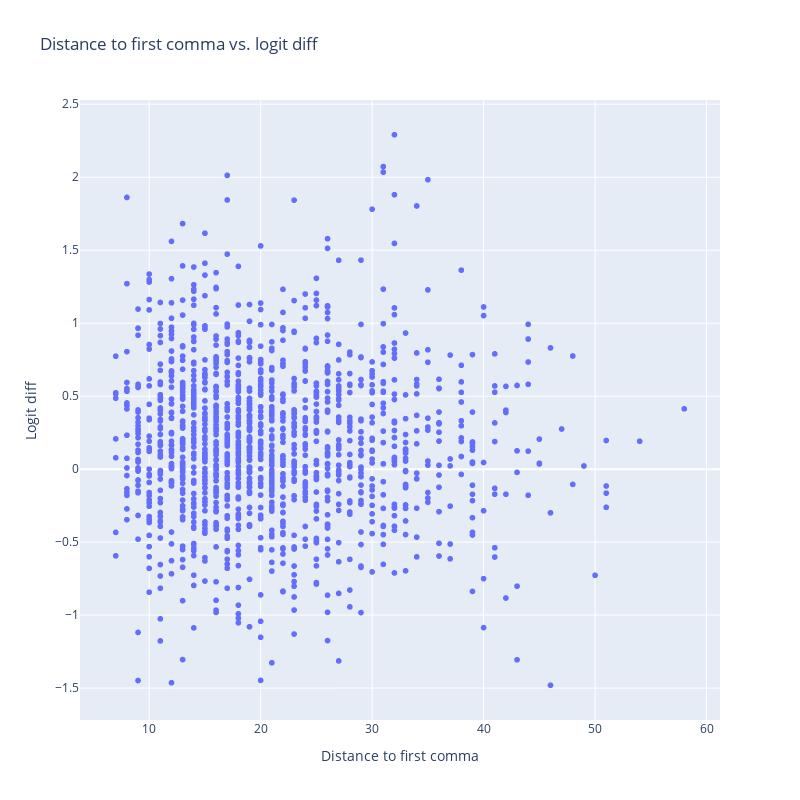

Notebook code for this chart:
### Code cell
fig = px.scatter(x=first_comma_distances_tensor, y=ld_deltas, labels={"x": "Distance to first comma", "y": "Logit diff"}, title="Distance to first comma vs. logit diff", width=800, height=800)
fig.show()

### Figure 1 — Plotly figure (JSON) as saved in the notebook; plotly's stock layout.template omitted (floating-point values rounded to 4 significant figures; data arrays with more than 128 entries replaced by an {"elided": "..."} marker saying what was removed)
{"data": [{"hovertemplate": "Distance to first comma=%{x}<br>Logit diff=%{y}<extra></extra>", "legendgroup": "", "marker": {"color": "#636efa", "symbol": "circle"}, "mode": "markers", "name": "", "showlegend": false, "type": "scattergl", "x": {"elided": "1390 int values"}, "xaxis": "x", "y": {"elided": "1390 float values"}, "yaxis": "y"}], "layout": {"height": 800, "legend": {"tracegroupgap": 0}, "title": {"text": "Distance to first comma vs. logit diff"}, "width": 800, "xaxis": {"anchor": "y", "domain": [0, 1], "title": {"text": "Distance to first comma"}}, "yaxis": {"anchor": "x", "domain": [0, 1], "title": {"text": "Logit diff"}}}}
